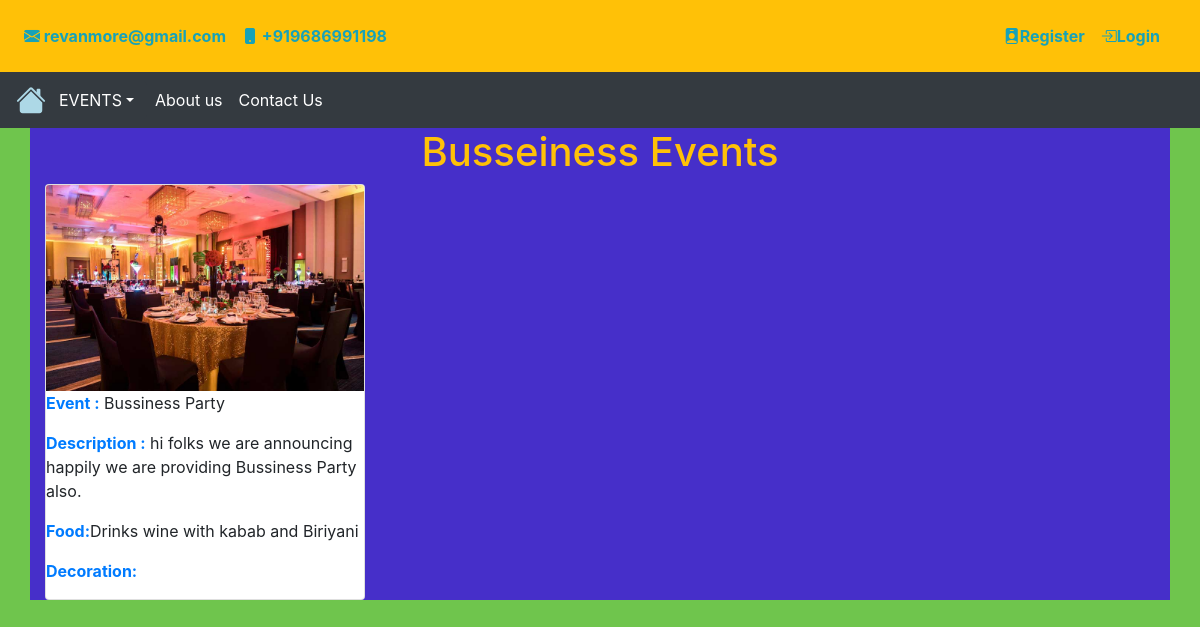
Page /bussiness_event/ on the committed database.
### Event_App/models.py (models this page shows, shortened)
class Bussiness(models.Model):
    Event_type =models.CharField(max_length=200)
    Desc = models.TextField(max_length=1200)
    Image = models.ImageField(upload_to='static/image/bussiness_images')
    Food = models.CharField(max_length=200)
    Publicity = models.CharField(max_length=200)
    user = models.ForeignKey(User,on_delete=models.CASCADE,default='')

### Event_App/views.py (the view)
# urls.py: path('bussiness_event/',views.Bussiness_event,name='bussiness_event'),
def Bussiness_event(request):
    data = Bussiness.objects.all()
    return render(request,'event/bussiness_event.html',{'data':data})

### Event_App/templates/event/bussiness_event.html (shortened to what this page needs)
{% extends 'base.html'%}
{% block content %}
{% load static %}
<div class="container" style='background-color:rgb(70, 47, 201)'>
  <h1 class='text-center text-warning'>Busseiness Events</h1>
  <div class="row">
    <div class="col-sm-4">
  {% for family in data %}
      <div class="card " style="width: 20rem;">
        <img src="{% static 'img/bussiness.jpg' %}" class="card-img-top" alt="...">
          <p><b class='text-primary'>Event :</b> {{family.Event_type}}</p>
          <p><b class='text-primary'>Description :</b> {{family.Desc}}.</p>
          <p><b class='text-primary'>Food:</b>{{family.Food}}</p>
          <p><b class='text-primary'>Decoration:</b>{{family.Decoration}}</p>
      </div>
    </div>
    {% endfor %}
  </div>
</div>
{% endblock content %}

### Event_App/templates/base.html (style rules this page uses)
body { background-color: blanchedalmond; }

### Event_App/templates/event/bussiness_event.html (style rules this page uses)
body { background-color:rgb(111, 197, 77); }

### rows in the picture
Bussiness: Event_type "Bussiness Party", Desc "hi folks we are announcing happily we are providing Bussiness Party also", Food "Drinks wine with kabab and Biriyani"
